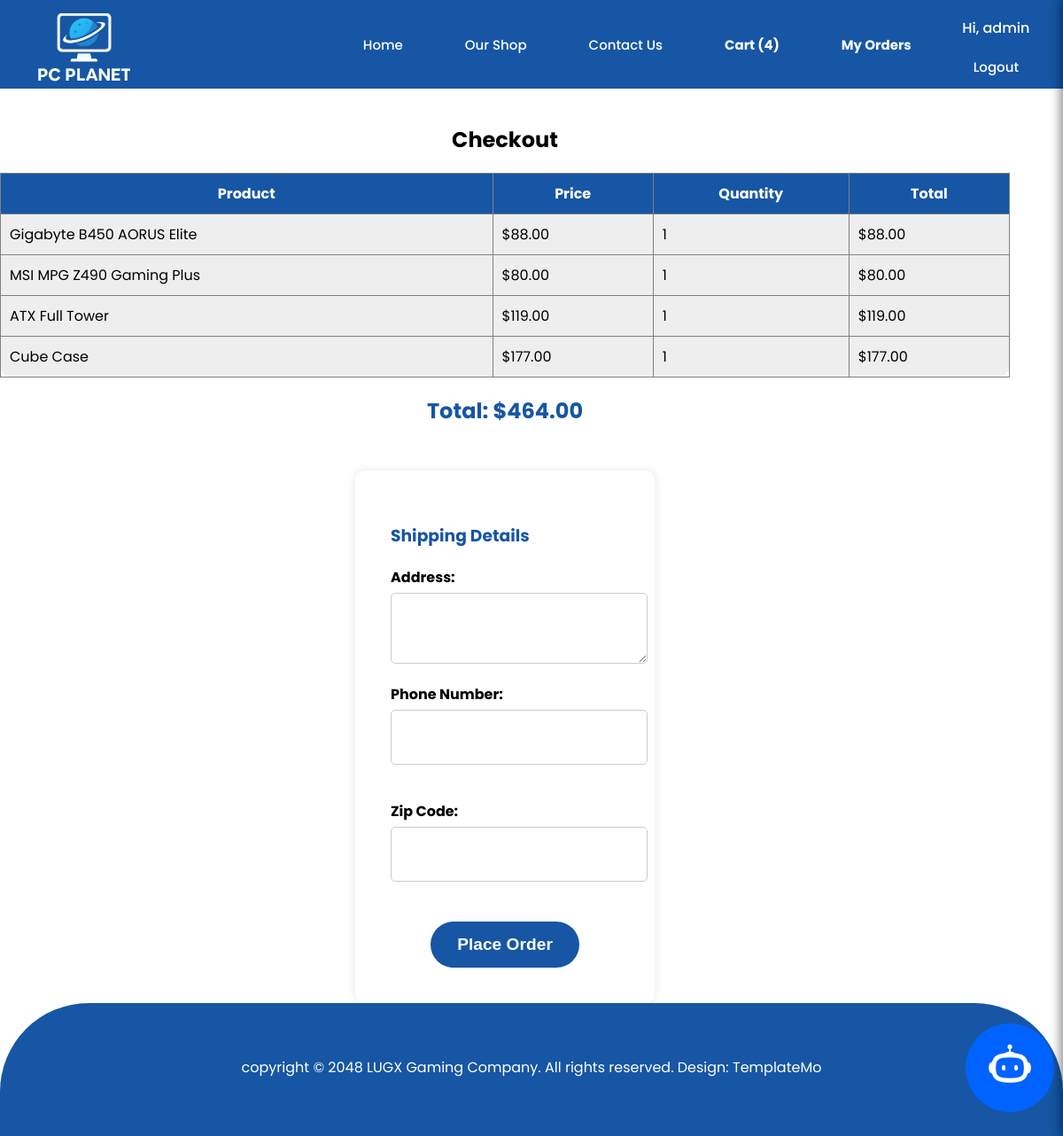
/checkout/ (signed in), run on an earlier commit of the app's database.
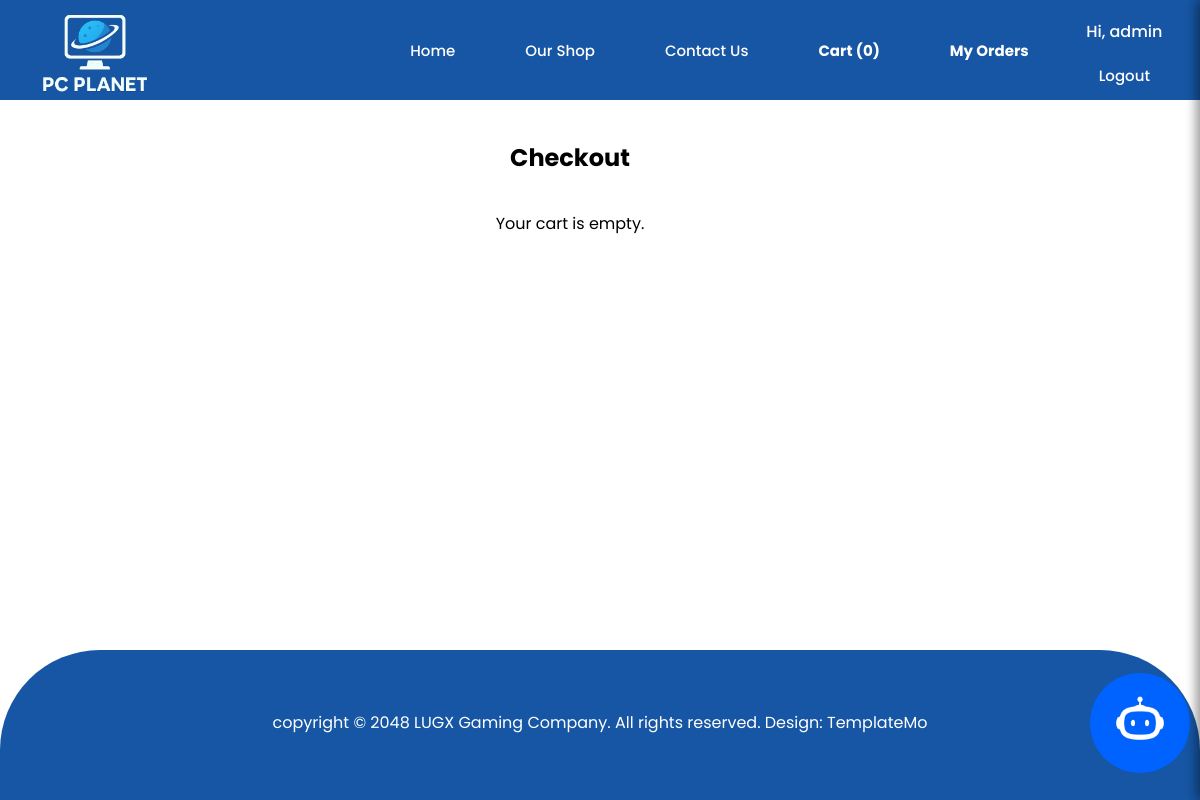
And on a later commit of the database.
### e_commerce/models.py (models this page shows, shortened)
class Purchase(models.Model):
    user = models.ForeignKey(User, on_delete=models.CASCADE)
    product = models.ForeignKey(Product, on_delete=models.CASCADE)
    quantity = models.PositiveIntegerField(default=1)
    purchased_at = models.DateTimeField(auto_now_add=True)

class Product(models.Model):
    name = models.CharField(max_length=255)
    category = models.CharField(max_length=100)
    description = models.TextField()
    price = models.DecimalField(max_digits=10, decimal_places=2)
    stock = models.IntegerField(default=0)
    image = models.ImageField(upload_to='products/', blank=True, null=True)

### e_commerce/views.py (the view, shortened to what this page needs)
# urls.py: path('checkout/', views.checkout_view, name='checkout'),
@login_required
def checkout_view(request):
    cart_items = Purchase.objects.filter(user=request.user)
    for item in cart_items:
        item.subtotal = item.product.price * item.quantity
    cart_total = sum([item.subtotal for item in cart_items])
    return render(request, 'e_commerce/checkout.html', {
        'cart_items': cart_items,
        'cart_total': cart_total
    })

### e_commerce/context_processors.py (called while the page is built)
def cart_count(request):
    if request.user.is_authenticated:
        return {'cart_count': Purchase.objects.filter(user=request.user).count()}
    return {'cart_count': 0}

### templates/e_commerce/checkout.html (shortened to what this page needs)
{% extends 'base.html' %}
{% load static %}
{% block content %}
<div id="container" style="margin-top:120px; width: 95%; max-width: 1600px;">
    <h2>Checkout</h2>
    {% if cart_items %}
    <table border="1" width="100%" cellpadding="10"
        style="border-collapse: collapse; background: #EEEEEE; border-radius: 15px;">
        <tr style="background: #1656a4; color: #fff;">
            <th>Product</th>
            <th>Price</th>
            <th>Quantity</th>
            <th>Total</th>
        </tr>
        {% for item in cart_items %}
        <tr>
            <td>{{ item.product.name }}</td>
            <td>${{ item.product.price }}</td>
            <td>{{ item.quantity }}</td>
            <td>${{ item.subtotal|floatformat:2 }}</td>
        </tr>
        {% endfor %}
    </table>
    <h2 style="text-align:right; margin-top:20px; color: #1656a4;">
        Total: ${{ cart_total }}
    </h2>
    <div
        style="margin-top:30px; background: #fff; padding: 40px; border-radius: 10px; box-shadow: 0 0 10px rgba(0,0,0,0.1);">
        <h3 style="color: #1656a4; margin-bottom: 20px;">Shipping Details</h3>
        <form method="POST" action="{% url 'checkout' %}">
            <div style="margin-bottom: 15px;">
                <label for="address" style="display: block; margin-bottom: 5px; font-weight: bold;">Address:</label>
                <textarea name="address" id="address" rows="3" required
                    style="width: 100%; padding: 15px; border: 1px solid #ccc; border-radius: 5px; font-size: 1.1em;"></textarea>
            </div>
            <div style="margin-bottom: 15px;">
                <label for="phone" style="display: block; margin-bottom: 5px; font-weight: bold;">Phone
                    Number:</label>
                <input type="tel" name="phone" id="phone" required
                    style="width: 100%; padding: 15px; border: 1px solid #ccc; border-radius: 5px; font-size: 1.1em;">
            </div>
            <div style="margin-bottom: 20px;">
                <label for="zip_code" style="display: block; margin-bottom: 5px; font-weight: bold;">Zip
                    Code:</label>
                <input type="text" name="zip_code" id="zip_code" required
                    style="width: 100%; padding: 15px; border: 1px solid #ccc; border-radius: 5px; font-size: 1.1em;">
            </div>
            <div style="text-align:center;">
                <button type="submit" class="btn" style="padding: 15px 30px; font-size: 1.2em;">Place Order</button>
            </div>
        </form>
    </div>
    {% else %}
    <p style="text-align:center;">Your cart is empty.</p>
    {% endif %}
</div>
{% endblock %}

### templates/base.html (shortened to what this page needs)
{% load static %}
<!DOCTYPE html>
<html lang="en">
<head>
    <link rel="stylesheet" href="https://cdnjs.cloudflare.com/ajax/libs/font-awesome/6.5.0/css/all.min.css">
    <link rel="stylesheet" href="{% static 'style1.css' %}?v=9" />
</head>
<body>
    <div class="headerContainer">
        <div class="header">
            <a href="{% url 'home' %}" class="logo">
                <img src="{% static 'images/logo.png' %}" alt="logo" id="image_logo" />
            </a>
            <div class="headerLinks">
                <a href="{% url 'home' %}">Home</a>
                <a href="{% url 'shop' %}">Our Shop</a>
                <a href="{% url 'contact' %}">Contact Us</a>
                <a href="{% url 'cart' %}" style="font-weight: bold; white-space: nowrap;">Cart (<span
                        id="cart-count">{{ cart_count }}</span>)</a>
                <a href="{% url 'order_history' %}" style="font-weight: bold;">My Orders</a>
                {% if user.is_authenticated %}
                <div class="userBox">
                    <p id="welcome">Hi, {{ user.username }}</p>
                    <a href="{% url 'logout' %}">Logout</a>
                </div>
                {% else %}
                <a href="{% url 'login' %}" class="sign_in">Login</a>
                {% endif %}
            </div>
        </div>
    </div>
    <main class="mainContent">
        {% block content %}
        {% endblock %}
    </main>
    <div class="footerContainer">
        <div class="footer">
            copyright &copy; 2048 LUGX Gaming Company. All rights reserved. Design:
            TemplateMo
        </div>
    </div>
    <div class="chatbot">
        <img src="{% static 'images/chatboti.jpg' %}" alt="chatbot" />
    </div>
</body>
</html>

What changed in the data, as far as the page shows it:
removed Purchase: product.name "Gigabyte B450 AORUS Elite", product.price "88.00", quantity "1", subtotal "88.00"
removed Purchase: product.name "MSI MPG Z490 Gaming Plus", product.price "80.00", quantity "1", subtotal "80.00"
removed Purchase: product.name "ATX Full Tower", product.price "119.00", quantity "1", subtotal "119.00"
removed Purchase: product.name "Cube Case", product.price "177.00", quantity "1", subtotal "177.00"
Also different on the page:
{{ cart_count }}: "4" → "0"
{{ cart_total }}: "464.00" → (not shown)
text no longer shown: "Product Price Quantity Total Total: $ Shipping Details Address: Phone Number: Zip Code: Place Order"
text now shown: "Your cart is empty."
